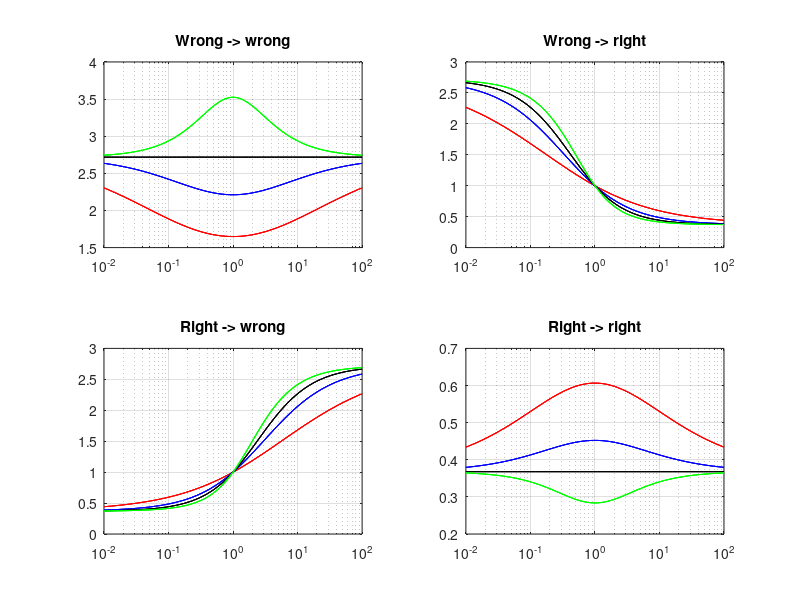

Source code (MATLAB):
function gamma_function

% gamma_function.m
% Jeremy Barnes, 16/10/1999
% $Id$

gamma = logspace(-2, 2, 101);

figure(1);  clf;

allp = [0.5 0.75 1.0 1.5];
margw = [-1 -0.5 0];
margr = [1 0.5 0];
colors = {'r', 'b', 'k', 'g'};
styles = {':', '--', '-'};

for i=1:length(allp)

   p = allp(i);
   style = [colors{i} '-'];
   
   for j=1:length(margw)
      cwr = calc_cost(gamma, -1, 1, p);
      crr = calc_cost(gamma, -1, -1, p);
      crw = calc_cost(gamma, 1, -1, p);
      cww = calc_cost(gamma, 1, 1, p);
      
      subplot(2, 2, 1);
      semilogx(gamma, cww, style);  title('Wrong -> wrong');  grid on;  hold on;
      
      subplot(2, 2, 2);
      semilogx(gamma, cwr, style);  title('Wrong -> right');  grid on;  hold on;
      
      subplot(2, 2, 3);
      semilogx(gamma, crw, style);  title('Right -> wrong');  grid on;  hold on;
      
      subplot(2, 2, 4);
      semilogx(gamma, crr, style);  title('Right -> right');  grid on; ...
	    hold on;
   end
end





function c = calc_cost(gamma, gammasign, marg, p)

c = exp((marg + (gammasign.*gamma)) ./ ((1 + gamma.^p).^(1./p)));
